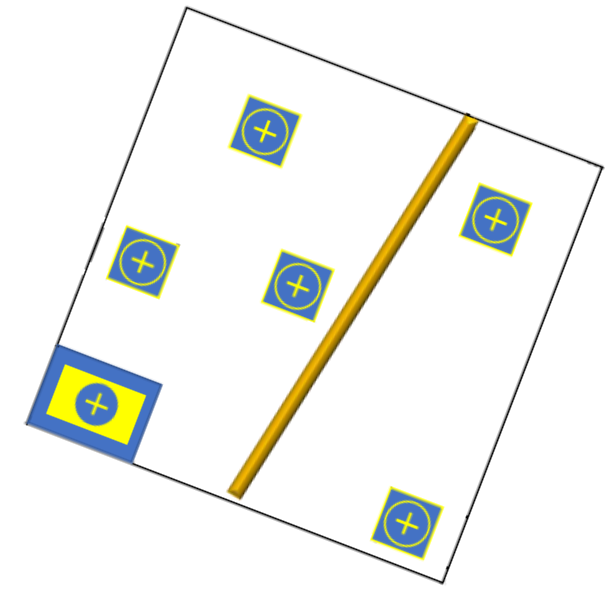
#> input picture test-resources/arenaTorta2.png, 608 x 589 px, found by its file name
$ python main.py
#> lines starting #> are read from the running program, lines starting #| are printed output that depends on the picture; after the words box and inside, x2 and y2 are one past the last pixel; in counts of white or black regions, pixels touching at a corner belong together
#> further down, img is the input picture: shape (589, 608, 3); mean B, G, R 239.1, 242.9, 241.4
### Petrobras (CBR)/2022/Desafio 1/functions/filters.py
import cv2
import numpy as np

def getContoursFilter(img, blur=(7,7), theresfold=100, sizes=""):

#> called with blur = (7, 7), theresfold = 100, sizes = ''
    imgFiltered = img.copy()
    if sizes:
        imgFiltered = cv2.resize(imgFiltered, sizes)
    imgFiltered = cv2.cvtColor(imgFiltered, cv2.COLOR_BGR2GRAY)
    imgFiltered = cv2.GaussianBlur(imgFiltered, blur, 1) # Borrando imagem (pra deixar mais fácil)
    imgFiltered = cv2.Canny(imgFiltered, theresfold, theresfold)
#> imgFiltered: shape (589, 608); 2.5% white in thin lines or dots
    imgFiltered = cv2.dilate(imgFiltered, np.ones((3,3), np.uint8), iterations=1)
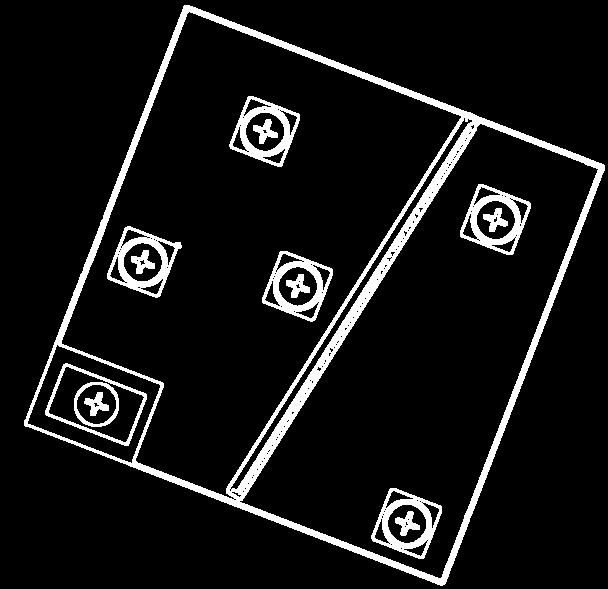
#> imgFiltered: shape (589, 608); 8.4% white; 14 white regions

    return imgFiltered

### Petrobras (CBR)/2022/Desafio 1/functions/borders.py
import cv2
import numpy as np

def arenaContourDetection(img, originalImg):
    contours, hierarchy = cv2.findContours(img, cv2.RETR_EXTERNAL, cv2.CHAIN_APPROX_NONE)
#> contours = 1 contour; box (x1, y1, x2, y2) and area: (24, 5, 605, 586) 203242

    planImage = originalImg.copy() # Save the results

    areas = []
    for count in contours:
        area = cv2.contourArea(count)
        areas.append(area)
#> this loop made 1 pass
#> area on pass 1: 203241.5
#> after the loop, areas = [203241.5]

    #if max(areas) < 320000: # Only bigger than (800x800/2), returning error if not
    #    print('Error')
    #    return -1

    #print(max(areas))

    arenaBorder = contours[areas.index(max(areas))] # Getting the bigger area
#> arenaBorder = contour of 1679 points, box (x1, y1, x2, y2) (24, 5, 605, 586), area 203242
    #cv2.drawContours(originalImg, arenaBorder, -1, (0, 255, 0), 3)

    perimeter = cv2.arcLength(arenaBorder, True) # (border, True)
#> perimeter = 1944.5
    #print(perimeter)
    approx = cv2.approxPolyDP(arenaBorder, 0.02*perimeter, True) # (border, I don't know, True)
#> approx = [[184, 5], [24, 425], [442, 585], [604, 165]]
    vertices = len(approx)
#> vertices = 4
    border1 = [approx[0][0][0], approx[0][0][1]]
#> border1 = [184, 5]
    border2 = [approx[1][0][0], approx[1][0][1]]
#> border2 = [24, 425]
    border3 = [approx[2][0][0], approx[2][0][1]]
#> border3 = [442, 585]
    border4 = [approx[3][0][0], approx[3][0][1]]
#> border4 = [604, 165]
    x, y, w, h = cv2.boundingRect(approx) # Get the position of the Object, with x, y, width and height
#> x = 24; y = 5; w = 581; h = 581
    # ?????????????????????? Erro

    # Planificando imagem e cortando apenas para o terreno
    width, height = 800, 800 # tamanhos da arena
    point1 = np.float32([border1,border4,border2,border3])
#> point1 = [[184, 5], [604, 165], [24, 425], [442, 585]]
    point2 = np.float32([[0,0],[width, 0],[0, height],[width, height]]) # New sizes
    matrix = cv2.getPerspectiveTransform(point1, point2) # Make it plan
#> matrix = [[1.67, 0.635, -310.1], [-0.632, 1.66, 108], [6.6e-06, -7.38e-06, 1]]

    planImage = cv2.warpPerspective(originalImg, matrix, (width, height)) # Turn it into an image

    cv2.rectangle(planImage, (0, 0), (800, 800), (255, 255, 255), 20) # Borders draw
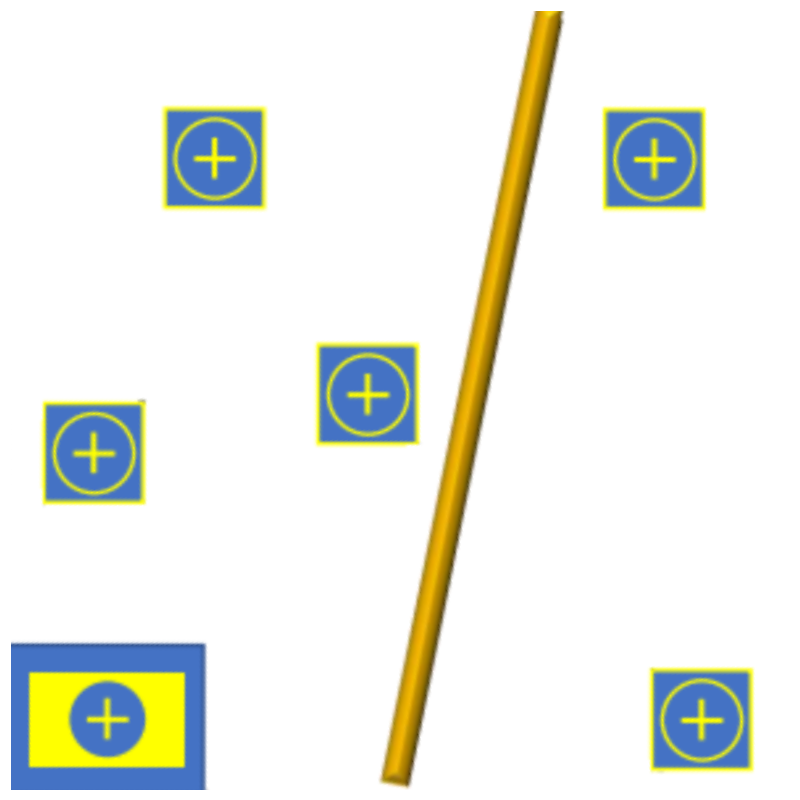
#> planImage: shape (800, 800, 3); mean B, G, R 231.2, 238.1, 235.6
#> call 2 of getContoursFilter, with blur = (7, 7), theresfold = 100, sizes = ''
#> in getContoursFilter (call 2), `imgFiltered = cv2.dilate(imgFiltered, np.ones((3,3), np.uint8), iterat..`:
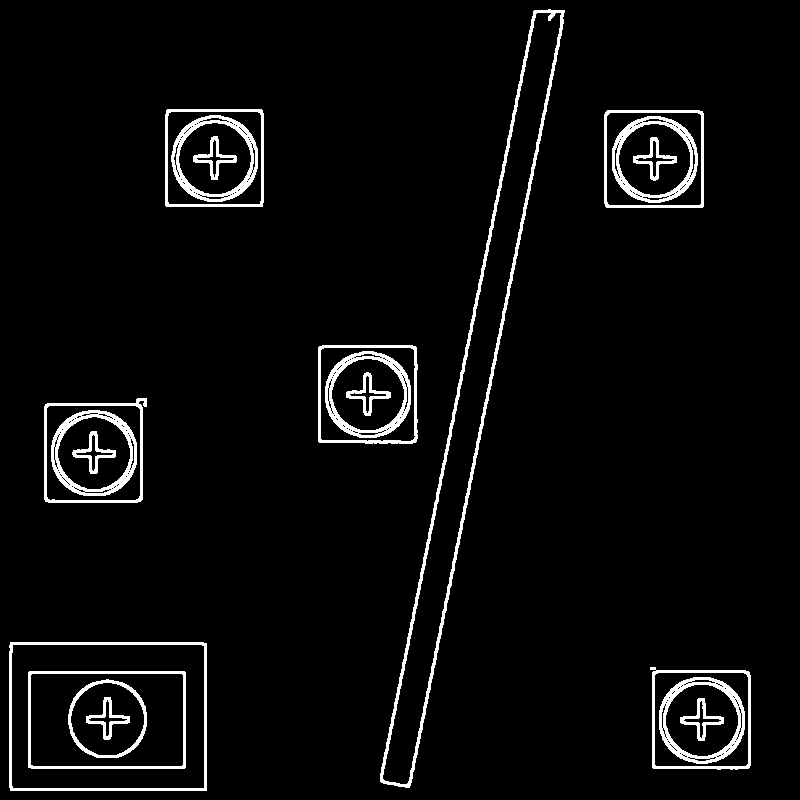
#> imgFiltered: shape (800, 800); 4.4% white; 20 white regions

    return planImage


def ContourDetection(img, originalImg):
    contours, hierarchy = cv2.findContours(img, cv2.RETR_EXTERNAL, cv2.CHAIN_APPROX_NONE)
#> contours = 7 contours; box (x1, y1, x2, y2) and area: (9, 642, 207, 791) 29146, (380, 9, 565, 788) 24920, (44, 398, 147, 503) 9724, (650, 667, 751, 770) 9608, (604, 110, 704, 208) 9588, (318, 345, 418, 444) 9556, (165, 109, 264, 207) 9493
    # (image, mode, method), mode have a lot of options, method it's the way you want the return data to be.

    imgContour = originalImg.copy() # Save the results
    positions = [] # Each will be ('type', x, y) positions of the center

    areas = []
    info = []
    for count in contours:
        area = cv2.contourArea(count)
        if area > 50:
            areas.append(area)

            #cv2.drawContours(imgContour, count, -1, (0, 255, 0), 3)
            # (img to put contour, border, -1 is to display all of the contour, color of the border, thickness)
            perimeter = cv2.arcLength(count, True) # (border, True)
            #print(perimeter)
            approx = cv2.approxPolyDP(count, 0.02*perimeter, True) # (border, I don't know, True)
            vertices = len(approx)
            #print(vertices)
            x, y, w, h = cv2.boundingRect(approx) # Get the position of the Object, with x, y, width and height
            cv2.rectangle(imgContour, (x, y), (x + w, y + h), (255, 255, 0), 2)
            # We can save that information to calculate the object's position

            cv2.circle(imgContour, (int(x+w/2), int(y+h/2)), 5, (0, 0, 255), 5)

            info.append([perimeter, vertices, x, y, w, h])
#> this loop made 7 passes
#> (area, perimeter, approx, vertices, x, y, w, h) on passes 1 to 5: (9608, 406.6, [[650, 667], [652, 767], [748, 768], [749, 672]], 4, 650, 667, 100, 102), (29145.5, 689.1, [[10, 642], [10, 790], [206, 790], [206, 643]], 4, 10, 642, 197, 149), (9723.5, 424, [[146, 398], [45, 404], [45, 501], [142, 499]], 4, 45, 398, 102, 104), (9556, 393.9, [[318, 347], [319, 442], [416, 441], [415, 346]], 4, 318, 346, 99, 97), (9588, 387.3, [[607, 110], [605, 206], [702, 207], [702, 111]], 4, 605, 110, 98, 98)
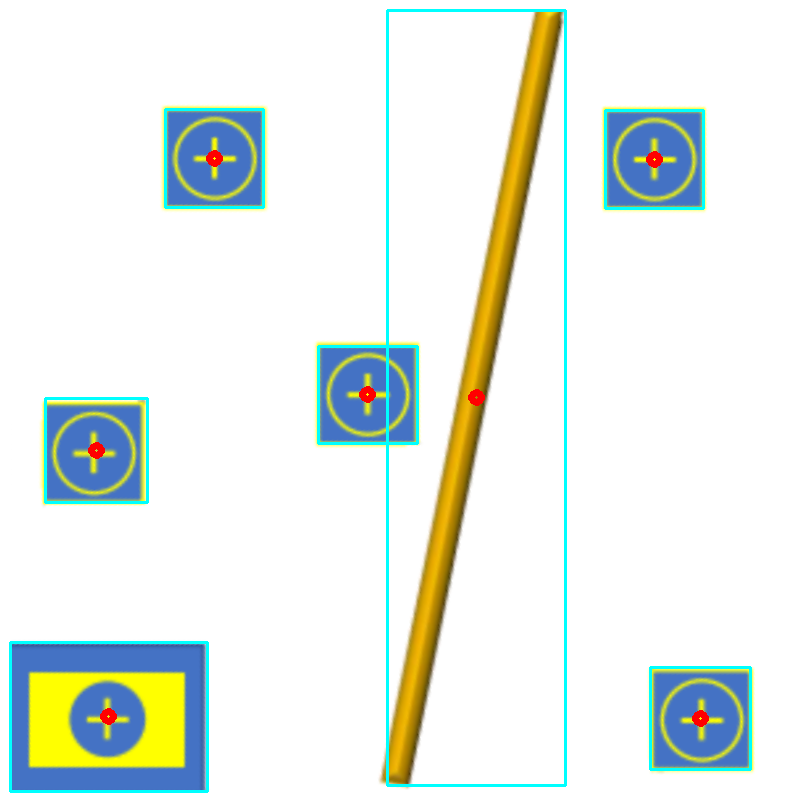
#> imgContour: shape (800, 800, 3); 2.37% of pixels changed, all inside (x1, y1, x2, y2) = (9, 9, 752, 793)
#> after the loop, areas = [9608, 29145.5, 9723.5, 9556, 9588, 9493, 24919.5]; info = [[406.6, 4, 650, 667, 100, 102], [689.1, 4, 10, 642, 197, 149], [424, 4, 45, 398, 102, 104], [393.9, 4, 318, 346, 99, 97], [387.3, 4, 605, 110, 98, 98], [386.5, 4, 165, 109, 98, 98], [1739.1, 2, 387, 10, 178, 775]]


    #if len(areas) != 7: # Erro, não encontrou as 5 bases terrestres, 1 base costeria e o 1 "gasoduto"
    #    print(f'Error\nHá {len(areas)} formas geométricas detectadas')
    #    return -1

    areas.sort(reverse=True) # do maior para o menor

    for index, count in enumerate(contours):
        area = cv2.contourArea(count)
        #print(area)
        if area > 50: # Avoid errors
            # Putting the name of the object in it
            if area == areas[0]: objectType = "Base Costeira"
            elif area == areas[1]: objectType = "Gasoduto"
            else: objectType = "Base Terrestre"
            #else: objectType = "?"

            positions.append((objectType, info[index][2]+ info[index][4]/2, info[index][3]+info[index][5]/2))

            cv2.putText(imgContour, objectType, (info[index][2], info[index][3]+5), cv2.FONT_HERSHEY_COMPLEX, 0.75, (0,0,0))
#> this loop made 7 passes
#> (area, objectType) on passes 1 to 7: (9608, 'Base Terrestre'), (29145.5, 'Base Costeira'), (9723.5, 'Base Terrestre'), (9556, 'Base Terrestre'), (9588, 'Base Terrestre'), (9493, 'Base Terrestre'), (24919.5, 'Gasoduto')
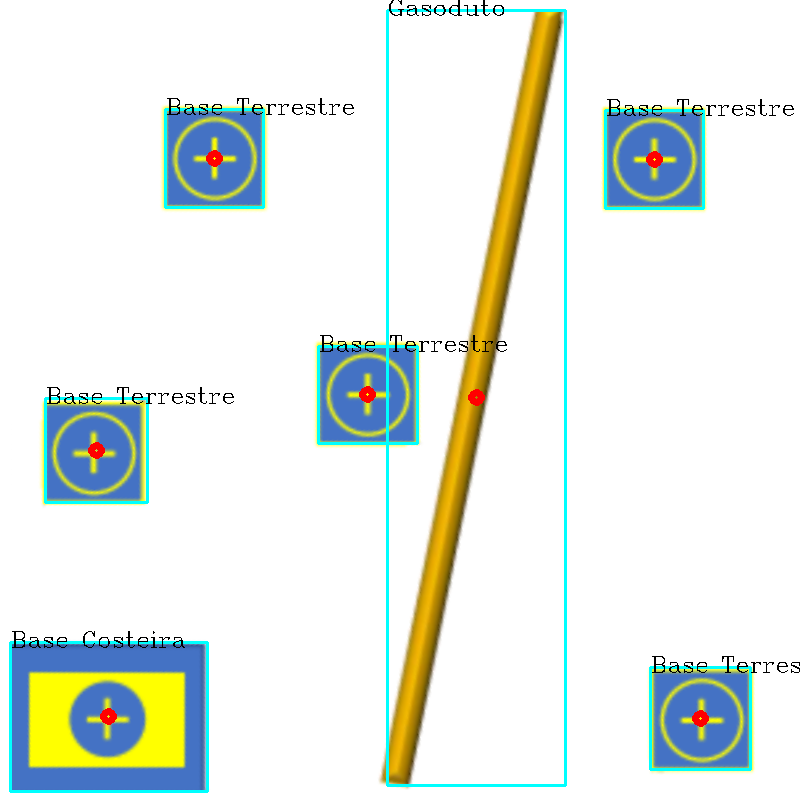
#> imgContour: shape (800, 800, 3); 0.59% of pixels changed, all inside (x1, y1, x2, y2) = (12, 0, 800, 673)
#> after the loop, positions = [('Base Terrestre', 700, 718), ('Base Costeira', 108.5, 716.5), ('Base Terrestre', 96, 450), ('Base Terrestre', 367.5, 394.5), ('Base Terrestre', 654, 159), ('Base Terrestre', 214, 158), ('Gasoduto', 476, 397.5)]

    return imgContour, positions

### Petrobras (CBR)/2022/Desafio 1/functions/stack.py
import cv2

def vconcat_resize_min(im_list, interpolation=cv2.INTER_CUBIC):
    w_min = min(im.shape[1] for im in im_list)
    im_list_resize = [cv2.resize(im, (w_min, int(im.shape[0] * w_min / im.shape[1])), interpolation=interpolation)
                      for im in im_list]
    return cv2.vconcat(im_list_resize)

def hconcat_resize_min(im_list, interpolation=cv2.INTER_CUBIC):
    h_min = min(im.shape[0] for im in im_list)
    im_list_resize = [cv2.resize(im, (int(im.shape[1] * h_min / im.shape[0]), h_min), interpolation=interpolation)
                      for im in im_list]
    return cv2.hconcat(im_list_resize)

def concat_tile(im_list_2d):
    return cv2.vconcat([cv2.hconcat(im_list_h) for im_list_h in im_list_2d])

def concat_tile_resize(im_list_2d, interpolation=cv2.INTER_CUBIC):
    im_list_v = [hconcat_resize_min(im_list_h, interpolation=cv2.INTER_CUBIC) for im_list_h in im_list_2d]
    return vconcat_resize_min(im_list_v, interpolation=cv2.INTER_CUBIC)

def join(imagesList_2d):
    return concat_tile_resize(imagesList_2d)

# To use:
# from functions import stack
# StackImg = stack.join([[img],
#                        [img, img]])

# Reference: https://github.com/nkmk/python-snippets/blob/e5d988b84b04acfbfd15105546c93c2465f2d126/notebook/opencv_hconcat_vconcat_np_tile.py#L57-L64

### Petrobras (CBR)/2022/Desafio 1/main.py
import cv2
import numpy as np
from functions import stack
from functions import filters
from functions import borders

path = 'test-resources/arenaTorta2.png'
img = cv2.imread(path) # Getting Image

#img = cv2.resize(img, (800, 800))

# Filters to improve
imgFiltered = filters.getContoursFilter(img)

# "Planificando"/Wrapping image

planImage = borders.arenaContourDetection(imgFiltered, img)
planImageFiltered = filters.getContoursFilter(planImage)

# Detectin of "base costeira e bases terrestres"

detectedImage, positions = borders.ContourDetection(planImageFiltered, planImage)
detectedImage = cv2.resize(detectedImage, (400, 400)) # Better view
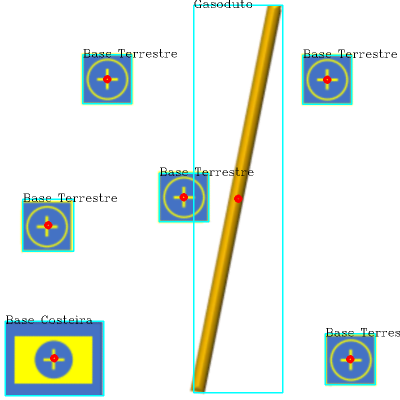
#> detectedImage: shape (400, 400, 3); mean B, G, R 231.4, 236.7, 229.7

for pos in positions: # Position of the center (type, x, y) # x and y are in centimeters(cm)
    print(pos)
#> this loop made 7 passes
#> (printed output is left out)

# Results show

resultImg = stack.join([
        [img, detectedImage]
    ])
#> in hconcat_resize_min, `im_list_resize = [cv2.resize(im, (int(im.shape[1] * h_min / im.shape[0..`: im_list_resize = 2 items
#> in hconcat_resize_min, `return cv2.hconcat(im_list_resize)`:
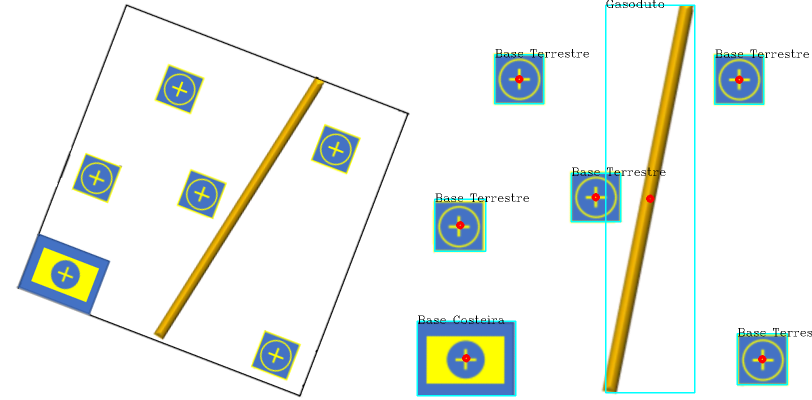
#> returned value: shape (400, 812, 3); mean of channels 0, 1, 2 235.3, 239.8, 235.6; drawn as B, G, R
#> in concat_tile_resize, `im_list_v = [hconcat_resize_min(im_list_h, interpolation=cv2.INTER_CUB..`: im_list_v = 1 item
#> in vconcat_resize_min, `w_min = min(im.shape[1] for im in im_list)`: w_min = 812
#> in vconcat_resize_min, `im_list_resize = [cv2.resize(im, (w_min, int(im.shape[0] * w_min / im...`: im_list_resize = 1 item

cv2.imshow("Analise", resultImg)
#planImageFiltered = cv2.resize(planImageFiltered, (400, 400))
cv2.imshow("Filtered Image", planImage)


cv2.waitKey(0)

$ run again, with test-resources/arena.png copied over test-resources/arenaTorta2.png
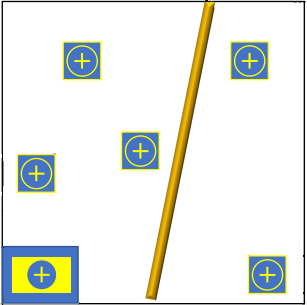
#> input picture test-resources/arena.png, 307 x 305 px, found by its file name
#> img is the input picture: shape (305, 307, 3); mean B, G, R 227, 233.6, 231
#> in getContoursFilter, `imgFiltered = cv2.dilate(imgFiltered, np.ones((3,3), np.uint8), iterat..`:
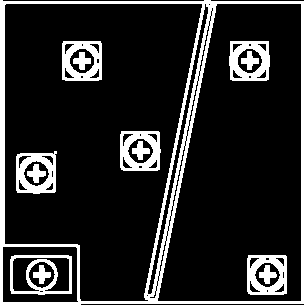
#> imgFiltered: shape (305, 307); 16.5% white; 13 white regions
#> in arenaContourDetection, `contours, hierarchy = cv2.findContours(img, cv2.RETR_EXTERNAL, cv2.CHA..`: contours = 1 contour; box (x1, y1, x2, y2) and area: (0, 0, 307, 305) 92507
#> the loop in arenaContourDetection, `for count in contours:` made 1 pass
#> area on pass 1: 92507
#> after the loop in arenaContourDetection, `for count in contours:`: areas = [92507]
#> arenaBorder = contour of 1220 points, box (x1, y1, x2, y2) (0, 0, 307, 305), area 92507
#> in arenaContourDetection, `perimeter = cv2.arcLength(arenaBorder, True)`: perimeter = 1222.5
#> in arenaContourDetection, `approx = cv2.approxPolyDP(arenaBorder, 0.02*perimeter, True) # (border..`: approx = [[0, 0], [0, 304], [306, 304], [306, 0]]
#> in arenaContourDetection, `vertices = len(approx)`: vertices = 4
#> border1 = [0, 0]
#> border2 = [0, 304]
#> border3 = [306, 304]
#> border4 = [306, 0]
#> in arenaContourDetection, `x, y, w, h = cv2.boundingRect(approx)`: x = 0; w = 307; h = 305
#> point1 = [[0, 0], [306, 0], [0, 304], [306, 304]]
#> matrix = [[2.61, 0, 0], [0, 2.63, 0], [0, 0, 1]]
#> in ContourDetection, `contours, hierarchy = cv2.findContours(img, cv2.RETR_EXTERNAL, cv2.CHA..`: contours = 7 contours; box (x1, y1, x2, y2) and area: (9, 645, 207, 791) 28554, (378, 10, 562, 790) 24835, (45, 400, 147, 506) 9660, (646, 669, 747, 772) 9608, (317, 347, 419, 448) 9596, (602, 110, 701, 209) 9589, (165, 110, 262, 209) 9403
#> the loop in ContourDetection, `for count in contours:` made 7 passes
#> (area, perimeter, approx, vertices, x, y, w, h) on passes 1 to 5: (9607.5, 409.6, [[646, 669], [649, 770], [745, 770], [746, 675]], 4, 646, 669, 101, 102), (28553.5, 682.2, [[10, 645], [10, 790], [206, 790], [205, 645]], 4, 10, 645, 197, 146), (9659.5, 405.6, [[146, 401], [45, 407], [46, 504], [142, 502]], 4, 45, 401, 102, 104), (9595.5, 405.6, [[317, 348], [317, 444], [417, 447], [414, 348]], 4, 317, 348, 101, 100), (9589, 387.3, [[604, 110], [603, 207], [699, 207], [699, 111]], 4, 603, 110, 97, 98)
#> after the loop in ContourDetection, `for count in contours:`: areas = [9607.5, 28553.5, 9659.5, 9595.5, 9589, 9403, 24835]; info = [[409.6, 4, 646, 669, 101, 102], [682.2, 4, 10, 645, 197, 146], [405.6, 4, 45, 401, 102, 104], [405.6, 4, 317, 348, 101, 100], [387.3, 4, 603, 110, 97, 98], [385.7, 4, 165, 110, 97, 98], [1741.2, 2, 382, 10, 180, 777]]
#> the loop in ContourDetection, `for index, count in enumerate(contours):` made 7 passes
#> (area, objectType) on passes 1 to 7: (9607.5, 'Base Terrestre'), (28553.5, 'Base Costeira'), (9659.5, 'Base Terrestre'), (9595.5, 'Base Terrestre'), (9589, 'Base Terrestre'), (9403, 'Base Terrestre'), (24835, 'Gasoduto')
#> after the loop in ContourDetection, `for index, count in enumerate(contours):`: positions = [('Base Terrestre', 696.5, 720), ('Base Costeira', 108.5, 718), ('Base Terrestre', 96, 453), ('Base Terrestre', 367.5, 398), ('Base Terrestre', 651.5, 159), ('Base Terrestre', 213.5, 159), ('Gasoduto', 472, 398.5)]
#> the loop `for pos in positions:` made 7 passes
#> (printed output is left out)
#> in hconcat_resize_min, `im_list_resize = [cv2.resize(im, (int(im.shape[1] * h_min / im.shape[0..`: im_list_resize = 2 items
#> in hconcat_resize_min, `return cv2.hconcat(im_list_resize)`:
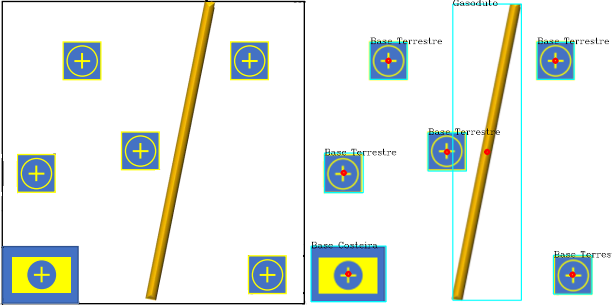
#> returned value: shape (305, 612, 3); mean of channels 0, 1, 2 229.2, 235.2, 230.3; drawn as B, G, R
#> im_list_v = 1 item
#> w_min = 612
#> in vconcat_resize_min, `im_list_resize = [cv2.resize(im, (w_min, int(im.shape[0] * w_min / im...`: im_list_resize = 1 item
